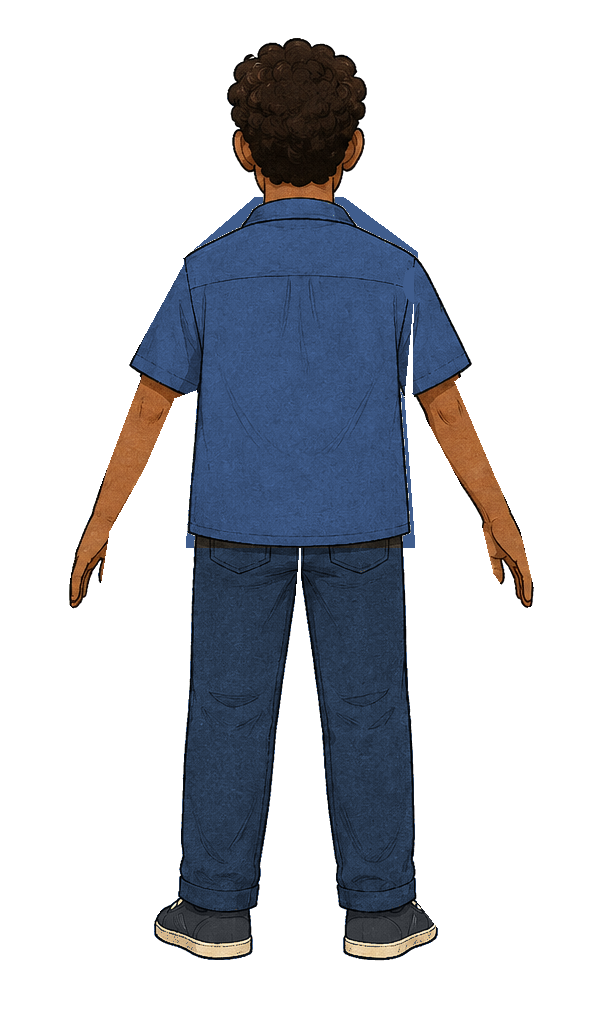
#> input picture samples/b-retail-v4/art/back/assembled.png, 600 x 1024 px
$ python inspect_assets.py
#> lines starting #> are read from the running program, lines starting #| are printed output that depends on the picture; after the words box and inside, x2 and y2 are one past the last pixel; in counts of white or black regions, pixels touching at a corner belong together
from pathlib import Path
from PIL import Image,ImageDraw
import json,hashlib,zipfile
R=Path(__file__).resolve().parents[1]
rows=[]
for p in sorted((R/'art').rglob('*.png')):
 im=Image.open(p).convert('RGBA');a=im.getchannel('A');hist=a.histogram()
#> further down, im is the input picture: PIL image 600x1024 RGBA; mean R, G, B, A 18.2, 21.1, 27.4, 79.1
#> after `a = im.getchannel('A')`:
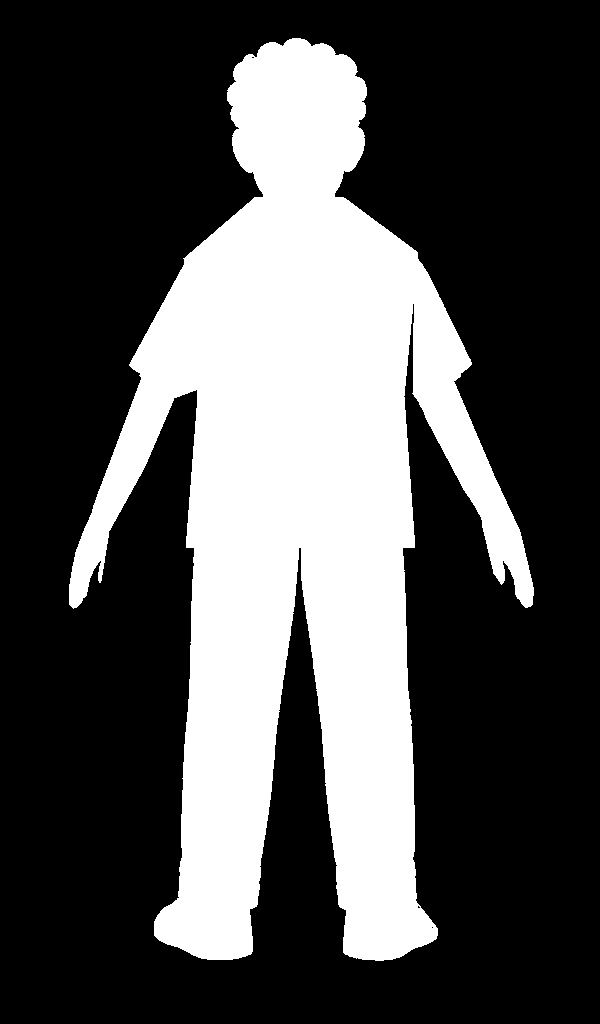
#> a: PIL image 600x1024 L; 31% white; 1 white region, box (x1, y1, x2, y2) and area: (69, 38, 534, 961) 190579
#> after `hist = a.histogram()`: hist = 256 values, max 423821 at index 0, min 0 at index 1, mean 2400
 rows.append({'path':str(p.relative_to(R)),'dimensions':im.size,'alpha_extrema':a.getextrema(),'transparent_pixels':hist[0],'opaque_pixels':hist[255],'partial_alpha_pixels':sum(hist[1:255]),'alpha_bounds':a.getbbox(),'sha256':hashlib.sha256(p.read_bytes()).hexdigest()})
#> pass 2 of the loop `for p in sorted((R/'art').rglob('*.png')):`:
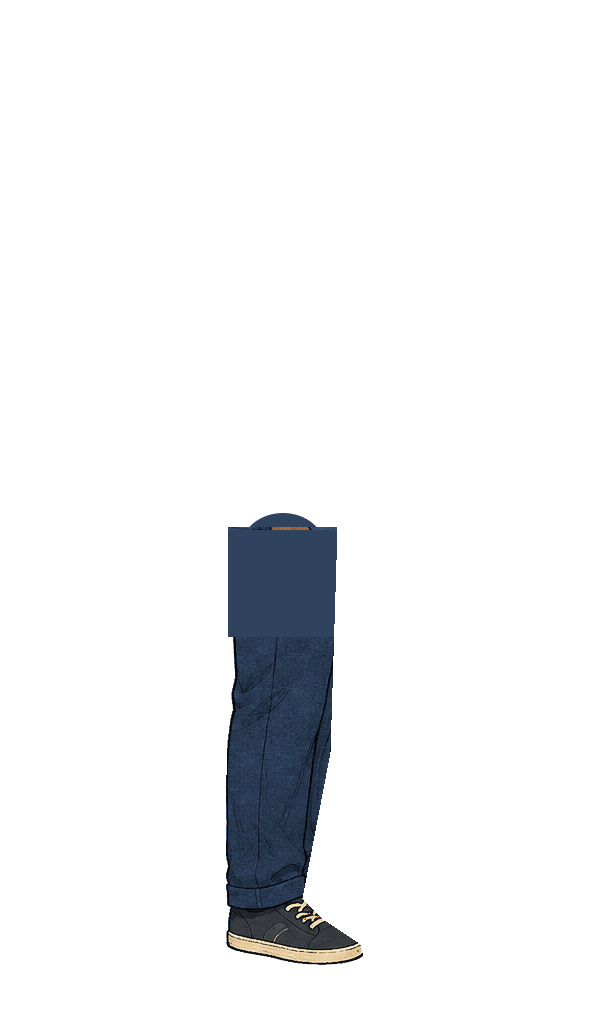
#> input picture samples/b-retail-v4/art/side/far_leg.png, 600 x 1024 px
#> im is the input picture: PIL image 600x1024 RGBA; mean R, G, B, A 3.6, 4.6, 5.9, 18.3
#> `a = im.getchannel('A')`:
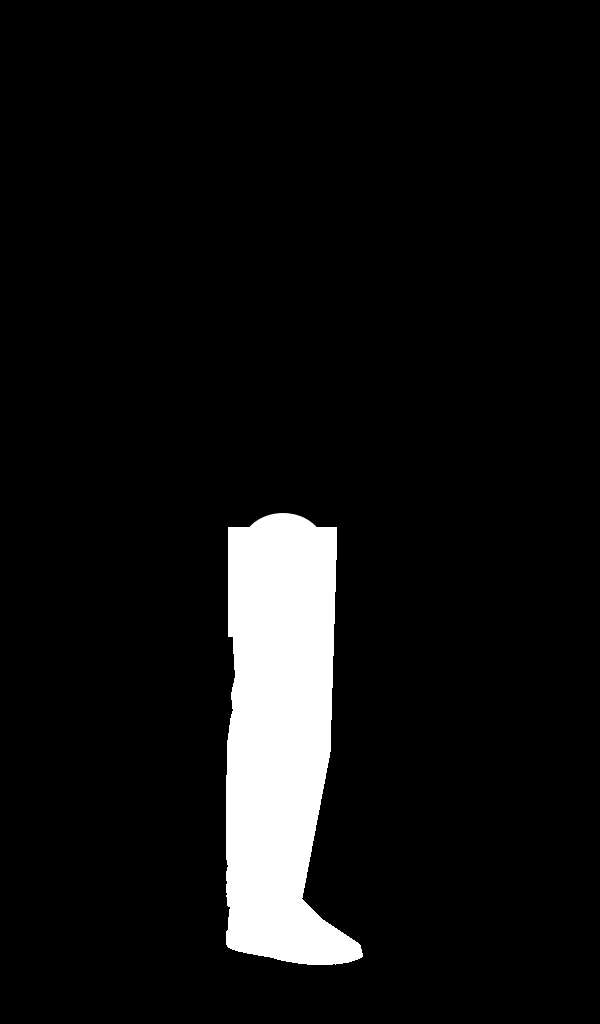
#> a: PIL image 600x1024 L; min 0, max 255, mean 18.3
#> hist = 256 values, max 570334 at index 0, min 0 at index 3, mean 2400
#> pass 3 of the loop `for p in sorted((R/'art').rglob('*.png')):`:
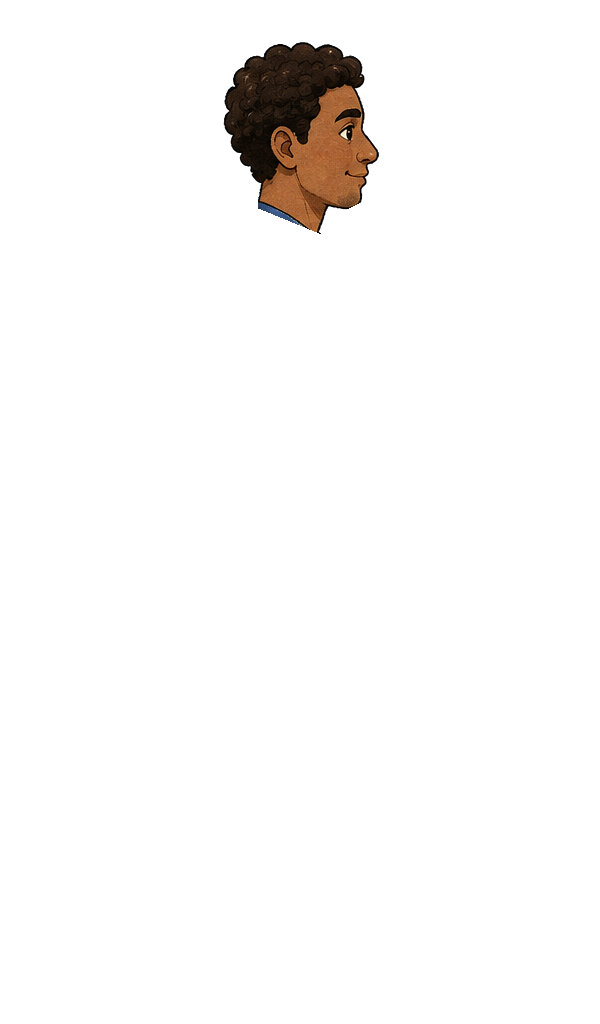
#> input picture samples/b-retail-v4/art/side/head.png, 600 x 1024 px
#> im is the input picture: PIL image 600x1024 RGBA; mean R, G, B, A 3.1, 2, 1.2, 8.7
#> `a = im.getchannel('A')`:
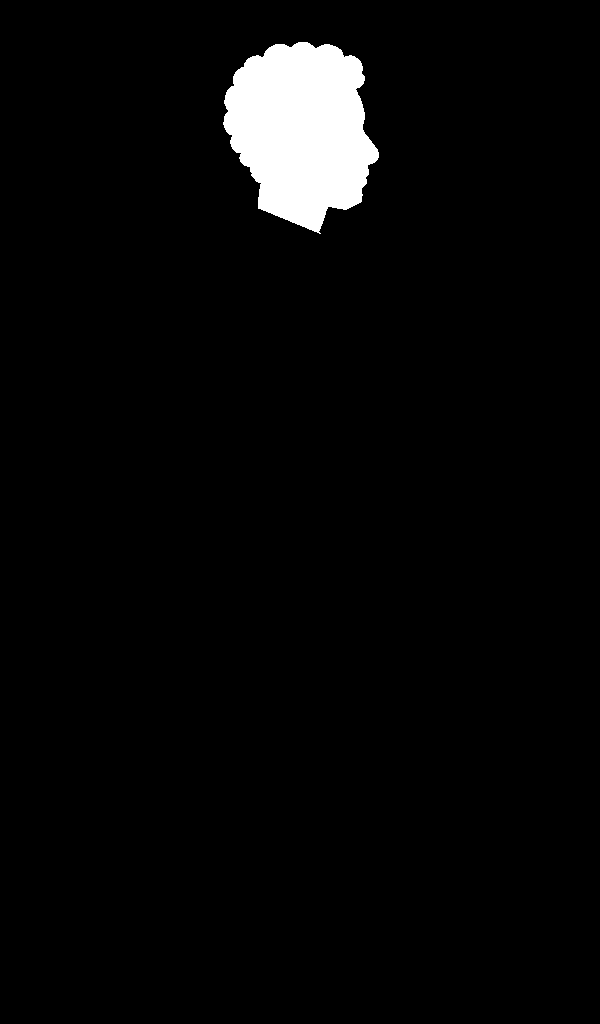
#> a: PIL image 600x1024 L; 3.4% white; 1 white region, box (x1, y1, x2, y2) and area: (223, 42, 379, 234) 20989
#> hist = 256 values, max 593411 at index 0, min 0 at index 1, mean 2400
(R/'evidence/alpha-report.json').write_text(json.dumps(rows,indent=2))
canvas=Image.new('RGB',(1260,900),'#e8e2d5');d=ImageDraw.Draw(canvas)
#> after `canvas = Image.new('RGB', (1260, 900), '#e8e2d5')`:
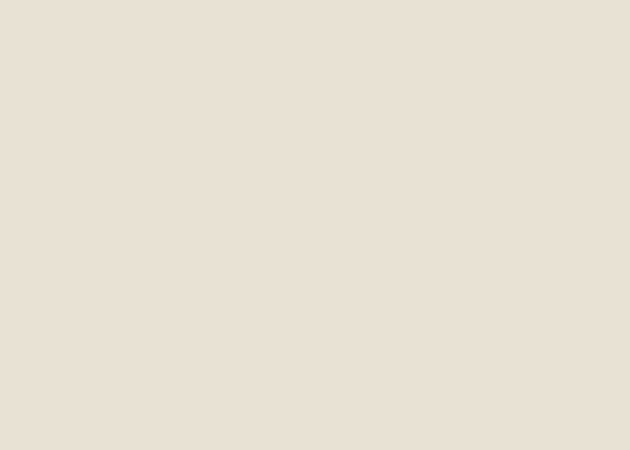
#> canvas: PIL image 1260x900 RGB (shown at 1/2 size); mean R, G, B 232, 226, 213
for col,view in enumerate(['front','side','back']):
 for row,bg in enumerate(['#182b36','#ffffff']):
  im=Image.open(R/'art'/view/'assembled.png').convert('RGBA');im.thumbnail((230,390))
#> after `im.thumbnail((230, 390))`:
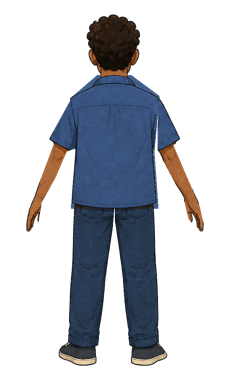
#> im: PIL image 229x390 RGBA; mean R, G, B, A 19.7, 22.6, 28.9, 79.1; transparent parts drawn white
  box=Image.new('RGBA',(280,410),bg);box.alpha_composite(im,((280-im.width)//2,10));canvas.paste(box.convert('RGB'),(col*310,row*440+20));d.text((col*310,row*440),view+' on '+bg,fill='black')
#> after `box = Image.new('RGBA', (280, 410), bg)`:
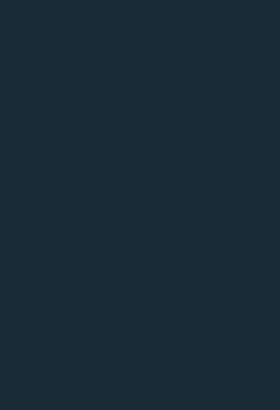
#> box: PIL image 280x410 RGBA; mean R, G, B, A 24, 43, 54, 255
#> after `box.alpha_composite(im, ((280 - im.width) // 2, 10))`:
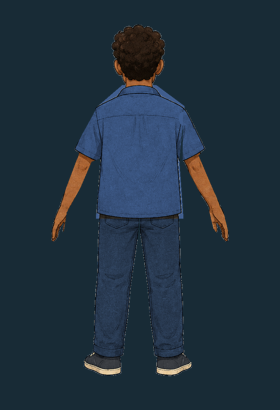
#> box: PIL image 280x410 RGBA; mean R, G, B, A 32.4, 49.1, 62.3, 255
#> after `canvas.paste(box.convert('RGB'), (col * 310, row * 440 + 20))`:
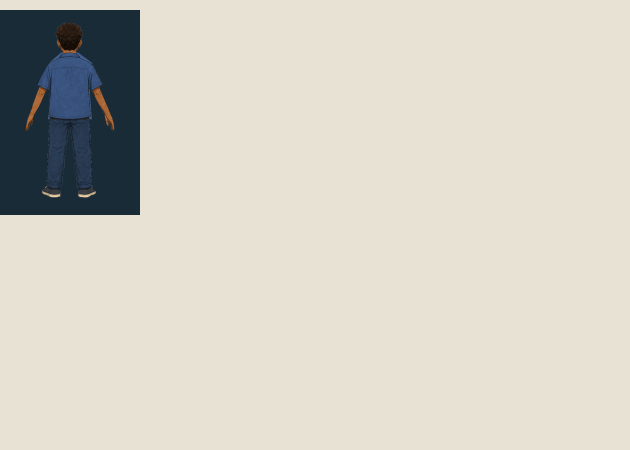
#> canvas: PIL image 1260x900 RGB (shown at 1/2 size); mean R, G, B 211.8, 208.1, 197.7
#> pass 2 of the loop `for col,view in enumerate(['front','side','back']):`:
#> `canvas.paste(box.convert('RGB'), (col * 310, row * 440 + 20))`:
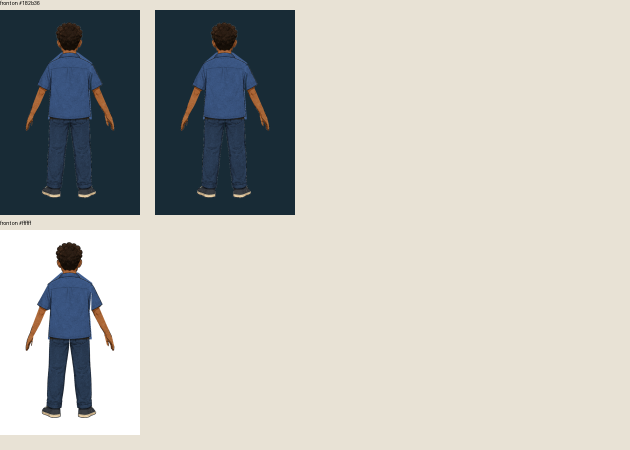
#> canvas: PIL image 1260x900 RGB (shown at 1/2 size); mean R, G, B 189, 188.5, 182.6
#> pass 3 of the loop `for col,view in enumerate(['front','side','back']):`:
#> `canvas.paste(box.convert('RGB'), (col * 310, row * 440 + 20))`:
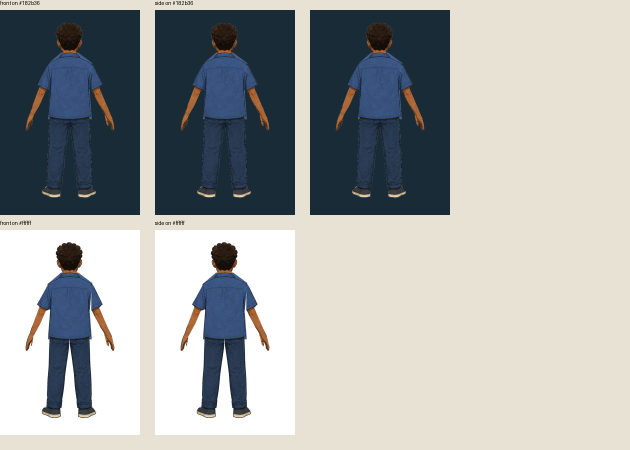
#> canvas: PIL image 1260x900 RGB (shown at 1/2 size); mean R, G, B 166.3, 168.9, 167.5
# Individual limb exports over light contrast background; useful to detect stray neighbors.
for i,part in enumerate(['near_arm','far_arm','near_leg','far_leg']):
#> (the run stopped early here; a loop or call above may not have finished)
